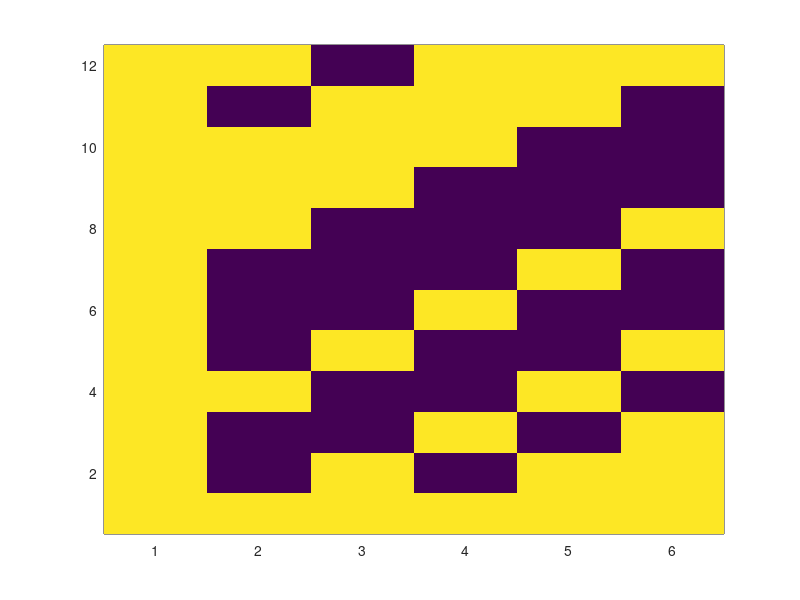

MATLAB code to generate this figure: (Note: this script raises an error after producing the figure.)
function H  = fn_pcolor(x,y,z,labs)
%% fn_pcolor.m
%% Author: Timothy Williams
%% Date: 20150820, 13:32:28 CEST

if nargin==0
   %%test inputs
   z  = hadamard(12);
   x  = (1:6 )';
   y  = (1:12)';
   z  = z(x,:);
end

if size(x,2)>1
   x  = x';
end
if size(y,2)>1
   y  = y';
end

%% pcolor ignores last if shading is faceted
[nx,ny]        = size(z);
Z              = zeros(nx+1,ny+1);
Z(1:nx,1:ny)   = z;

%% want x,y to refer to edges of cells
xx = cen2edges(x);
yy = cen2edges(y);

H  = pcolor(xx,yy,Z');%% rows of arg 3 correspond to y not x
set(H,'EdgeColor', 'none');

set(gca,'xlim',[xx(1),xx(end)],'ylim',[yy(1),yy(end)])

if ~exist('labs','var')
   labs  = {'\itx, \rmkm','\ity, \rmkm',[]};
end
GEN_proc_fig(labs{1},labs{2});
colorbar;
GEN_font(gca);

if ~isempty(labs{3})
   ttl   = title(labs{3});
   GEN_font(ttl);
end

%%%%%%%%%%%%%%%%%%%%%%%%%%%%%%%%%%%%%%%%%%%%%%%%%%%%%%%%
function xx = cen2edges(x);
dfx   = diff(x);
xx    = (x(1:end-1)+x(2:end))/2;
xx    = [x(1)-.5*dfx(1);xx;x(end)+.5*dfx(end)];
